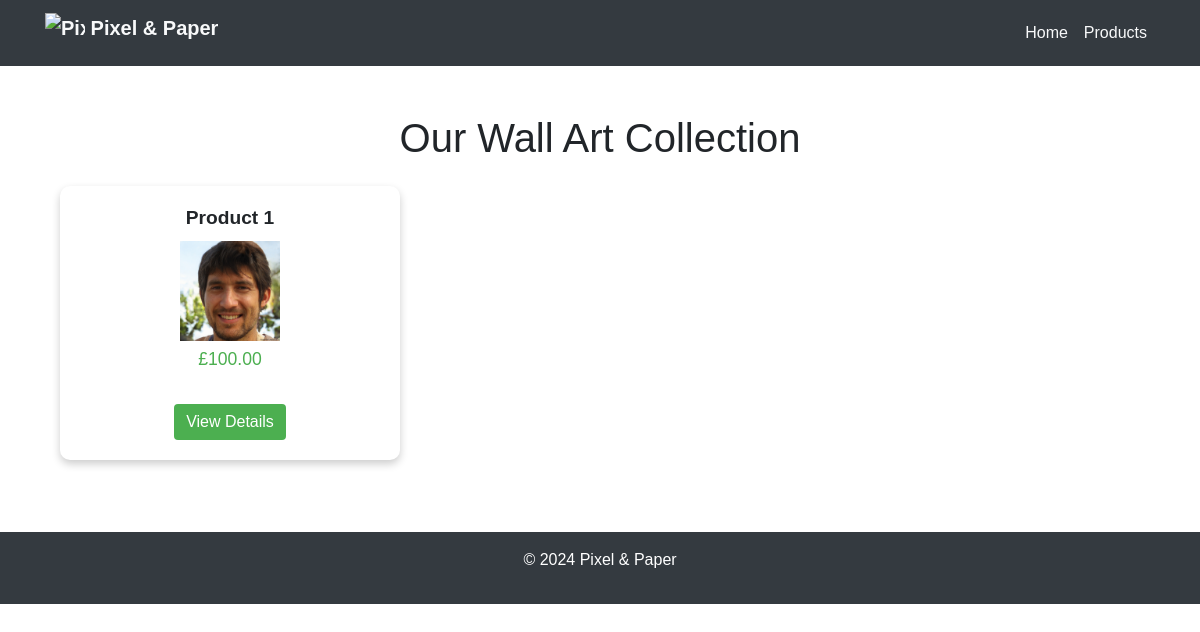
/products/, run on an earlier commit of the app's database.
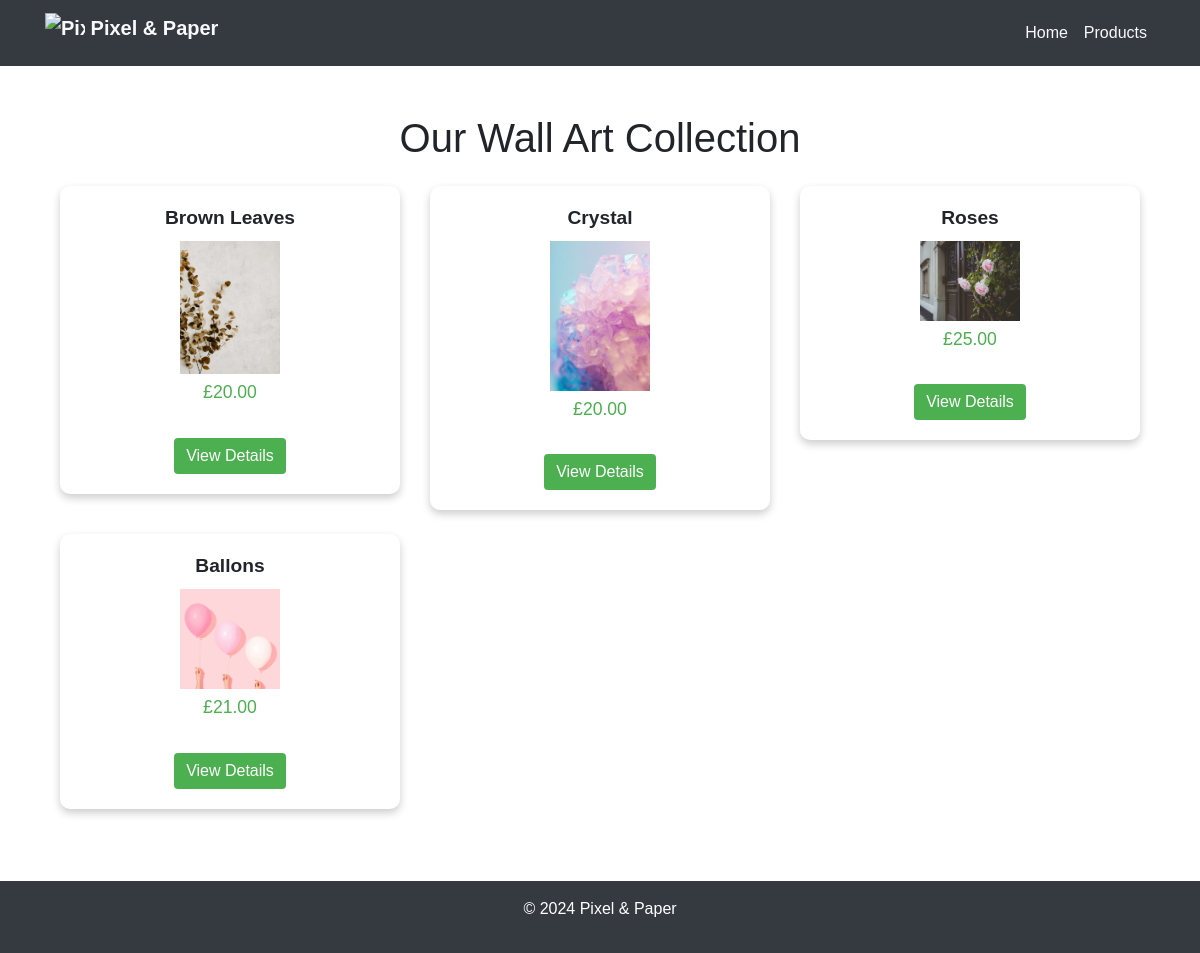
And on a later commit of the database.
### products/models.py (models this page shows, shortened)
class Product(models.Model):
    title = models.CharField(max_length=255)
    description = models.TextField()
    price = models.DecimalField(max_digits=6, decimal_places=2)
    file = models.FileField(upload_to='product_images')
    slug = models.SlugField(unique=True)
    category = models.CharField(max_length=100)
    image = models.ImageField(upload_to='product_images/', blank=True, null=True)

### products/views.py (the view)
# urls.py: path('', views.product_list, name='product_list'),
def product_list(request):
    products = Product.objects.all()
    return render(request, 'products/product_list.html', {'products': products})

### templates/products/product_list.html
{% extends "base.html" %}
{% block content %}
<div class="container mt-5">
    <h1 class="text-center mb-4">Our Wall Art Collection</h1>
    <div class="row">
        {% for product in products %}
        <div class="col-md-4 mb-4">
            <div class="card">
                <div class="card-body">
                    <h5 class="card-title">{{ product.title }}</h5>
                    <img src="{{ product.image.url }}" alt="{{ product.title }}" style="width:100px; height:auto;">
                    <p class="card-price">£{{ product.price }}</p>
                    <a href="{% url 'product_detail' product.slug %}" class="btn btn-primary mt-3">View Details</a>
                </div>
            </div>
        </div>
        {% endfor %}
    </div>
</div>
{% endblock %}

### templates/base.html (shortened to what this page needs)
<!DOCTYPE html>
<html lang="en">
<head>
    {% load static %}
    <link rel="stylesheet" href="https://stackpath.bootstrapcdn.com/bootstrap/4.5.2/css/bootstrap.min.css">
    <link rel="stylesheet" href="{% static 'css/styles.css' %}">
</head>
<body>
    <nav class="navbar navbar-expand-lg navbar-dark bg-dark">
        <div class="container">
            <a class="navbar-brand" href="{% url 'home' %}">
                <img src="{% static 'images/logo.png' %}" alt="Pixel & Paper" width="40" height="40" class="d-inline-block align-top">
                Pixel & Paper
            </a>
            <div class="collapse navbar-collapse" id="navbarNav">
                <ul class="navbar-nav ml-auto">
                    <li class="nav-item">
                        <a class="nav-link" href="{% url 'home' %}">Home</a>
                    </li>
                    <li class="nav-item">
                        <a class="nav-link" href="{% url 'product_list' %}">Products</a>
                </ul>
            </div>
        </div>
    </nav>
    <main class="container mt-4">
        {% block content %}{% endblock %}
    </main>
    <footer class="bg-dark text-white text-center py-3 mt-5">
        <p>&copy; 2024 Pixel & Paper</p>
    </footer>
</body>
</html>

### pixel_and_paper/static/css/styles.css (style rules this page uses)
body { font-family: Arial, sans-serif }
.navbar-brand { font-weight: bold; color: #333; }
.card { box-shadow: 0 4px 8px rgba(0,0,0,0.2); transition: 0.3s; }
.btn-primary { background-color: #4CAF50; border: none; }
.navbar { background-color: #343a40; }
.navbar-brand, .navbar-nav .nav-link { color: #f8f9fa !important; }
footer { background-color: #343a40; color: #f8f9fa; padding: 10px 0; text-align: center; }
.card { border: none; border-radius: 10px; overflow: hidden; }
.card-body { text-align: center; }
.card-title { font-size: 1.2rem; font-weight: bold; }
.card-price { color: #4CAF50; font-size: 1.1rem; margin-top: 5px; }

What changed in the data, as far as the page shows it:
removed Product: title "Product 1", image (picture), price "100.00"
added Product: title "Brown Leaves", image (picture), price "20.00"
added Product: title "Crystal", image (picture), price "20.00"
added Product: title "Roses", image (picture), price "25.00"
added Product: title "Ballons", image (picture), price "21.00"
